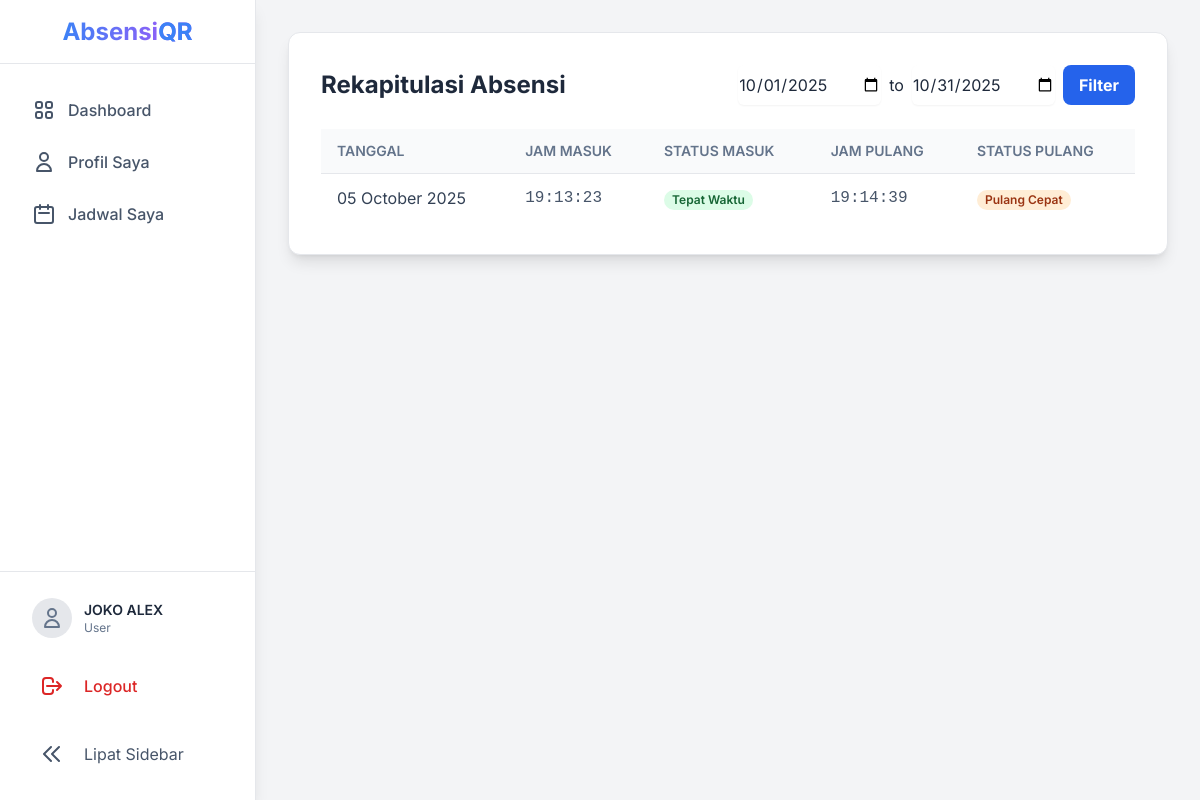
The page /src/user/rekap_absensi.php (signed in) on the database its author committed.
### tables this page shows
CREATE TABLE `absensi` (
  `id` int(11) NOT NULL,
  `user_id` int(11) NOT NULL,
  `tanggal_absensi` date NOT NULL,
  `waktu_masuk` time DEFAULT NULL,
  `waktu_keluar` time DEFAULT NULL,
  `status_masuk` enum('Tepat Waktu','Terlambat') DEFAULT NULL,
  `status_keluar` enum('Selesai','Pulang Cepat') DEFAULT NULL
);

### src/user/rekap_absensi.php (the view, shortened to what this page needs)
<?php
require_once __DIR__ . '/../layouts/header.php';
$user_id = $_SESSION['user_id'];
$start_date = date('Y-m-01');
$end_date = date('Y-m-t');
$stmt = $conn->prepare(
    "SELECT tanggal_absensi, waktu_masuk, status_masuk, waktu_keluar, status_keluar
     FROM absensi
     WHERE user_id = ? AND tanggal_absensi BETWEEN ? AND ?
     ORDER BY tanggal_absensi DESC"
);
$stmt->bind_param("iss", $user_id, $start_date, $end_date);
$stmt->execute();
$result = $stmt->get_result();
?>
<div class="max-w-7xl mx-auto py-8 sm:px-6 lg:px-8">
    <div class="bg-white p-6 sm:p-8 rounded-xl shadow-lg border border-gray-200">
        <div class="flex flex-col sm:flex-row justify-between items-start sm:items-center mb-6">
            <h1 class="text-2xl font-bold text-slate-800 mb-4 sm:mb-0">Rekapitulasi Absensi</h1>
            <form method="GET" action="rekap_absensi.php" class="flex flex-col sm:flex-row gap-2 w-full sm:w-auto">
                <input type="date" name="start_date" value="<?php echo htmlspecialchars($start_date); ?>" class="form-input rounded-md border-gray-300 shadow-sm focus:border-blue-300 focus:ring focus:ring-blue-200 focus:ring-opacity-50 w-full sm:w-auto">
                <span class="text-center sm:py-2">to</span>
                <input type="date" name="end_date" value="<?php echo htmlspecialchars($end_date); ?>" class="form-input rounded-md border-gray-300 shadow-sm focus:border-blue-300 focus:ring focus:ring-blue-200 focus:ring-opacity-50 w-full sm:w-auto">
                <button type="submit" class="bg-blue-600 hover:bg-blue-700 text-white font-bold py-2 px-4 rounded-lg transition-colors">
                    Filter
                </button>
            </form>
        </div>
        <div class="overflow-x-auto">
            <table class="min-w-full">
                <thead class="border-b border-gray-200 bg-gray-50">
                    <tr>
                        <th class="py-3 px-4 text-left text-sm font-semibold text-slate-500 uppercase">Tanggal</th>
                        <th class="py-3 px-4 text-left text-sm font-semibold text-slate-500 uppercase">Jam Masuk</th>
                        <th class="py-3 px-4 text-left text-sm font-semibold text-slate-500 uppercase">Status Masuk</th>
                        <th class="py-3 px-4 text-left text-sm font-semibold text-slate-500 uppercase">Jam Pulang</th>
                        <th class="py-3 px-4 text-left text-sm font-semibold text-slate-500 uppercase">Status Pulang</th>
                    </tr>
                </thead>
                <tbody class="divide-y divide-gray-200">
                    <?php if ($result->num_rows > 0): ?>
                        <?php while($row = $result->fetch_assoc()): ?>
                        <tr class="hover:bg-gray-50">
                            <td class="py-3 px-4 text-slate-700"><?php echo date("d F Y", strtotime($row['tanggal_absensi'])); ?></td>
                            <td class="py-3 px-4 text-slate-600 font-mono"><?php echo $row['waktu_masuk'] ? date("H:i:s", strtotime($row['waktu_masuk'])) : '-'; ?></td>
                            <td class="py-3 px-4 text-slate-600">
                                <span class="px-2 inline-flex text-xs leading-5 font-semibold rounded-full <?php echo $row['status_masuk'] === 'Tepat Waktu' ? 'bg-green-100 text-green-800' : ($row['status_masuk'] === 'Terlambat' ? 'bg-yellow-100 text-yellow-800' : 'bg-gray-100 text-gray-800'); ?>">
                                    <?php echo $row['status_masuk'] ?? '-'; ?>
                                </span>
                            </td>
                            <td class="py-3 px-4 text-slate-600 font-mono"><?php echo $row['waktu_keluar'] ? date("H:i:s", strtotime($row['waktu_keluar'])) : '-'; ?></td>
                            <td class="py-3 px-4 text-slate-600">
                                <span class="px-2 inline-flex text-xs leading-5 font-semibold rounded-full <?php echo $row['status_keluar'] === 'Selesai' ? 'bg-blue-100 text-blue-800' : ($row['status_keluar'] === 'Pulang Cepat' ? 'bg-orange-100 text-orange-800' : 'bg-gray-100 text-gray-800'); ?>">
                                    <?php echo $row['status_keluar'] ?? '-'; ?>
                                </span>
                            </td>
                        </tr>
                        <?php endwhile; ?>
                    <?php else: ?>
                        <tr><td colspan="5" class="py-8 text-center text-gray-500">Tidak ada data absensi untuk periode yang dipilih.</td></tr>
                    <?php endif; ?>
                </tbody>
            </table>
        </div>
    </div>
</div>
<?php require_once __DIR__ . '/../layouts/footer.php'; ?>

### src/layouts/header.php (style rules this page uses)
body { font-family: 'Inter', sans-serif; }

### rows shown on the page
absensi: tanggal_absensi "05 October 2025", waktu_masuk "19:13:23", status_masuk "Tepat Waktu", waktu_keluar "19:14:39", status_keluar "Pulang Cepat"

### other values the page prints
$_SESSION['nama_lengkap'] "JOKO ALEX"
$_SESSION['role'] "User"
